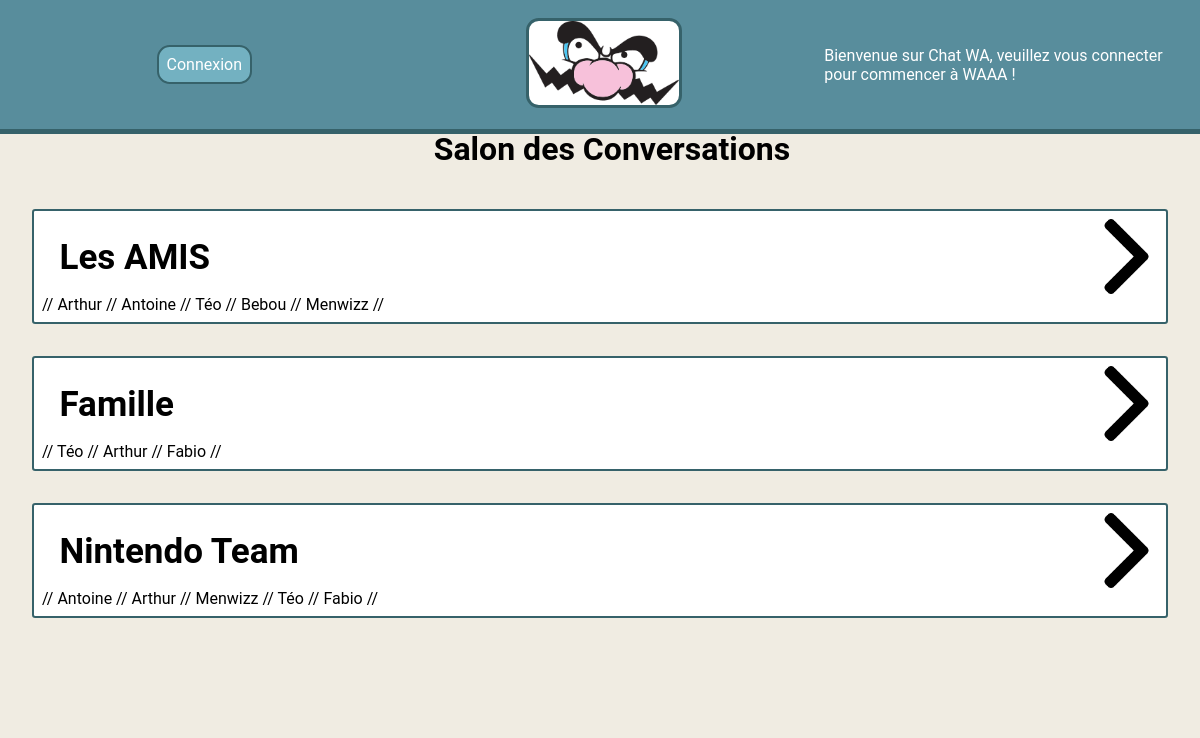
The page / on the database its author committed.
### tables this page shows
CREATE TABLE `conversations` (
  `id_conv` int(11) NOT NULL,
  `nom` varchar(20) NOT NULL
);

### fonction/recupconversation.php (called while the page is built, shortened)
<?php
    $db = ConnexionBD();
    if(!isset($_GET['conv'])){
        try{
            $req = $db->prepare("SELECT * FROM conversations");
            $req->execute();
            if($req->rowCount() > 0){
                $liste = $req->fetchAll();
            }
        } catch(Exception $e){
            die('Erreur : ' . $e->getMessage());
        }
    }
?>

### fonction/listeAuteur.php (called while the page is built, shortened)
<?php
    $db = ConnexionBD();
    $req = $db->prepare("SELECT DISTINCT auteur FROM chat where conv=:conv");
    $req->execute(array(":conv"=>$idconv));
    if($req->rowCount() > 0){
        $listeA = $req->fetchAll();
    }
?>

### page/salon.php (the view, shortened to what this page needs)
<main>
    <h1 class="titre">Salon des Conversations</h1>
    <div class="salon">
        <?php foreach($liste as $conv):?>
            <div class="divC">
                <label id="Cnom"><?php echo $conv['nom'];?></label>
                <div id="lienC">
                    <a href="./index.php?page=afficher&conv=<?php echo $conv['id_conv']?>" style="background-color:white;">
                        <img src="./image/fleche-droite.png" alt="Lien Conv"/>
                    </a>
                </div>
                <?php
                    require("./fonction/listeAuteur.php");
                ?>
                <div>
                    <p style=" background-color: white;">
                    <?php foreach($listeA as $auteur){
                        echo " // ".$auteur['auteur'];
                        }
                        echo " // ";
                    ?>
                    </p>
                </div>
            </div>
        <?php endforeach;?>
    </div>
    </main>
</body>
</html>

### index.php
<?php
    if(isset($_GET['page'])){
        $page=$_GET['page'];
        switch ($page) {
            case "connexion":
                require_once("./page/connexion.php");
                break;
            case "afficher":
                require_once("./page/header.php");
                $conv=$_GET['conv'];
                if(isset($_SESSION['pseudo']) && $_SESSION['pseudo']!=null){
                    $pseudo=htmlspecialchars($_SESSION['pseudo']);
                } else {
                    $pseudo=null;
                }
                date_default_timezone_set('Europe/Paris');
                $datearrive=date("y-m-d h:i:s",time());
                require("./page/afficher.php");
                break;
            default:
                require_once("./page/header.php");
                require_once('./fonction/recupconversation.php');
                require_once("./page/salon.php");
                break;
        }
    } else {
        require_once("./page/header.php");
        require_once('./fonction/recupconversation.php');
        require_once("./page/salon.php");
    }
?>

### page/header.php (shortened to what this page needs)
<!DOCTYPE html>
<html lang="fr">
<head>
    <link rel="stylesheet" href="./css/style.css" />
</head>
<body>
    <header>
            <div>
                <?php if(!isset($_SESSION['pseudo'])):?>
                    <a class="button" name="connexion" href='index.php?page=connexion'>Connexion</a>
                <?php else: ?>
                    <label class="label" style="display:block;">Vous êtes connectés et vous pouvez maintenant chatter !</label>
                <?php endif;?>
            </div>
            <div>
                <a href="#" style="background-color: #588d9c;"><img class="logo" src="./image/logo.png" alt="LogoDuSite" onclick="logoWario();"></a>
            </div>
            <div>
                <?php if(isset($_SESSION['pseudo'])):?>
                    <label class="label" id="affichP"><?php echo $_SESSION['pseudo'];?></label>
                    <a class="button" name="Deconnexion" href='./fonction/deconnexion.php'>Déconnexion</a>
                <?php else: ?>
                    <label class="label" style="display:block;">Bienvenue sur Chat WA, veuillez vous connecter pour commencer à WAAA !</label>
                <?php endif;?>
            </div>
    </header>

### css/style.css (style rules this page uses)
*, body { font-family: 'Roboto', sans-serif; background-color: #f0ece2; margin:0; }
img { width:75px; background-color: white; }
header { display: grid; gap: 10px; width: 99%; grid-template-columns: repeat(3, 1fr); box-sizing: content-box; padding: 0.6em; pointer-events: auto; background-color: #588d9c; border-bottom: solid 5px; border-color: #36626a; position:fixed; }
header div, header div form { margin:auto; background: #588d9c; padding:0.5em; }
.logo { width:150px; border:solid 3px #36626a; border-radius: 0.8em; }
.label { color:white; background-color: #588d9c; padding:0.5em; }
.button { border:solid 2px #36626a; border-radius: 0.8em; padding:0.5em; color:white; background-color: #73b1c1; text-decoration: none; display: inline-block; }
main { padding-top: 10%; padding-bottom: 5%; }
.titre { margin: auto; padding:0.3em; padding-left: 17%; padding-right: 15%; text-align: center; }
.divC { border:solid 2px #36626a; background-color: white; border-radius: 0.2em; padding:0.5em; margin:2em; }
#Cnom { background-color: white; display: inline-block; padding: 0.5em; font-size: 35px; font-weight: bold; }
#lienC { right: 3%; display: inline-block; box-sizing: border-box; position: absolute; }

### rows shown on the page
conversations: nom "Les AMIS", auteur "Arthur", auteur "Antoine", auteur "Téo", auteur "Bebou", auteur "Menwizz"
conversations: nom "Famille", auteur "Téo", auteur "Arthur", auteur "Fabio"
conversations: nom "Nintendo Team", auteur "Antoine", auteur "Arthur", auteur "Menwizz", auteur "Téo", auteur "Fabio"
